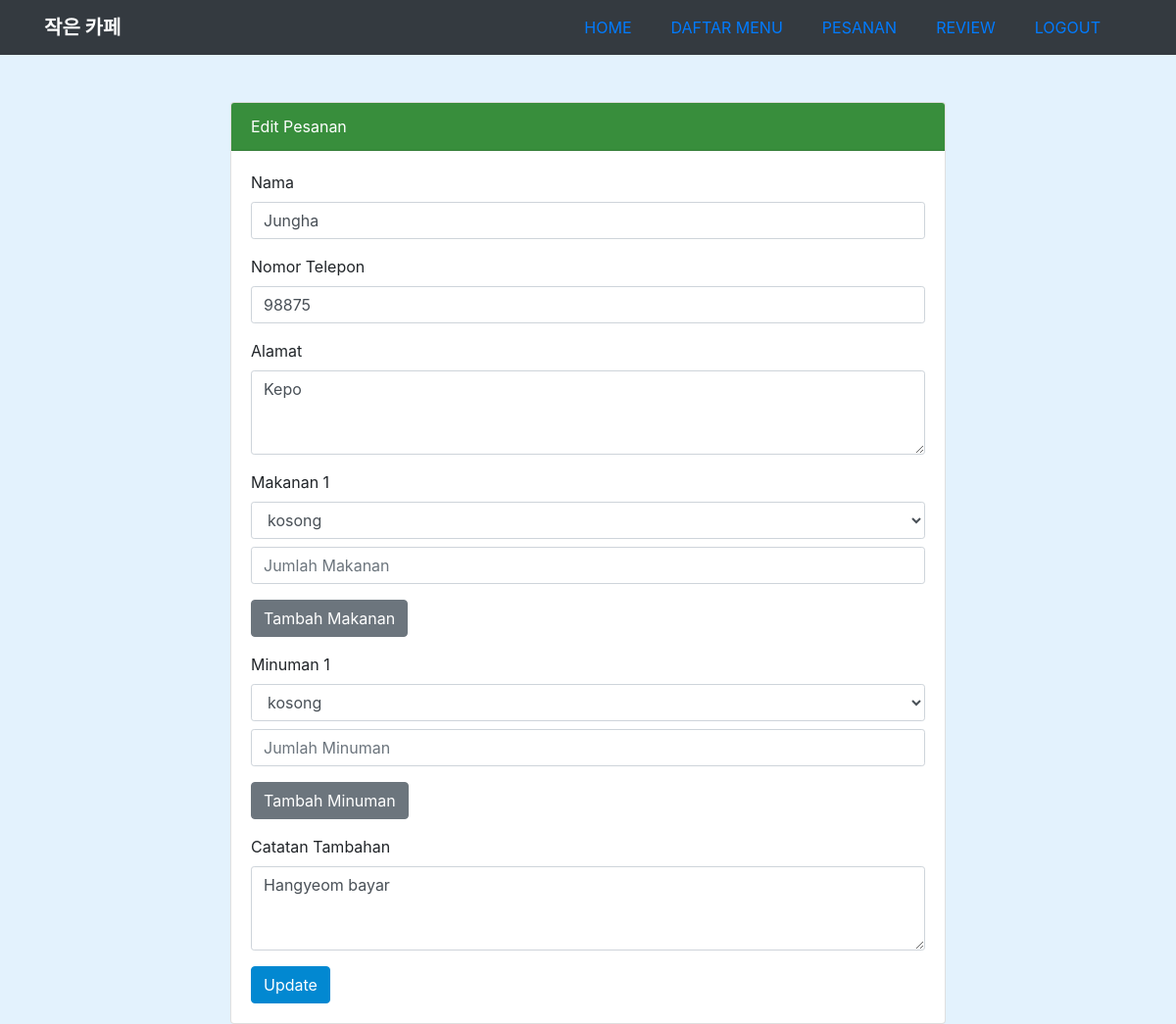
/pesanan.php?id=9, run on the app's committed database.
### tables this page shows
CREATE TABLE `cafe` (
  `id` int(11) NOT NULL,
  `nama` varchar(50) NOT NULL,
  `telepon` int(20) NOT NULL,
  `alamat` text NOT NULL,
  `makanan` varchar(50) NOT NULL,
  `jlhmkn` varchar(50) NOT NULL,
  `minuman` varchar(50) NOT NULL,
  `jlhmnm` varchar(50) NOT NULL,
  `catatan` text NOT NULL
);

### pesanan.php (the view, shortened to what this page needs)
<?php
include 'koneksi.php';
$editMode = false;
$id = $nama = $telepon = $alamat = $makanan = $jlhmkn = $minuman = $jlhmnm = $catatan = '';
if (isset($_GET['id'])) {
    $id = $_GET['id'];
    $editMode = true;
    $query = "SELECT * FROM cafe WHERE id='$id'";
    $result = $conn->query($query);
    if ($result->num_rows > 0) {
        $row = $result->fetch_assoc();
        $nama = $row['nama'];
        $telepon = $row['telepon'];
        $alamat = $row['alamat'];
        $catatan = $row['catatan'];
    }
}
?>
<!doctype html>
<html lang="en">
<head>
  <link rel="stylesheet" href="https://stackpath.bootstrapcdn.com/bootstrap/4.5.0/css/bootstrap.min.css">
</head>
<body>
<?php include('navbar.php'); ?>
  <div class="container mt-5">
    <div class="row justify-content-center">
      <div class="col-md-8">
        <div class="card">
          <div class="card-header"><?php echo $editMode ? 'Edit' : 'Form' ?> Pesanan</div>
          <div class="card-body">
            <form action="pesanan.php<?php if ($editMode) echo '?id=' . $id; ?>" method="POST">
              <div class="form-group">
                <label for="nama">Nama</label>
                <input type="text" class="form-control" id="nama" name="nama" value="<?php echo $nama; ?>" required>
              </div>
              <div class="form-group">
                <label for="telepon">Nomor Telepon</label>
                <input type="tel" class="form-control" id="telepon" name="telepon" value="<?php echo $telepon; ?>" required>
              </div>
              <div class="form-group">
                <label for="alamat">Alamat</label>
                <textarea class="form-control" id="alamat" name="alamat" rows="3" required><?php echo $alamat; ?></textarea>
              </div>
              <div id="makanan-container">
                <div class="form-group">
                  <label for="makanan">Makanan 1</label>
                  <select class="form-control makanan-select" id="makanan" name="makanan[]" required>
                    <option value="kosong">kosong</option>
                  </select>
                  <input type="number" class="form-control mt-2" name="jlhmakanan[]" placeholder="Jumlah Makanan" required>
                </div>
              </div>
              <button type="button" class="btn btn-secondary mb-3" onclick="addField('makanan')">Tambah Makanan</button>
              <div id="minuman-container">
                <div class="form-group">
                  <label for="minuman">Minuman 1</label>
                  <select class="form-control minuman-select" id="minuman" name="minuman[]" required>
                    <option value="kosong">kosong</option>
                  </select>
                  <input type="number" class="form-control mt-2" name="jlhminuman[]" placeholder="Jumlah Minuman" required>
                </div>
              </div>
              <button type="button" class="btn btn-secondary mb-3" onclick="addField('minuman')">Tambah Minuman</button>
              <div class="form-group">
                <label for="catatan">Catatan Tambahan</label>
                <textarea class="form-control" id="catatan" name="catatan" rows="3"><?php echo $catatan; ?></textarea>
              </div>
              <button type="submit" class="btn btn-primary"><?php echo $editMode ? 'Update' : 'Submit' ?></button>
            </form>
          </div>
        </div>
      </div>
    </div>
  </div>
</body>
</html>

### pesanan.php (style rules this page uses)
body { background-color: #e3f2fd; }
.card-header { background-color: #388e3c; color: white; }
.btn-primary { background-color: #0288d1; border-color: #0288d1; }
.form-control { border-radius: 0.2rem; }

### data on the page
cafe: nama "Jungha", telepon "98875", alamat "Kepo", catatan "Hangyeom bayar"
